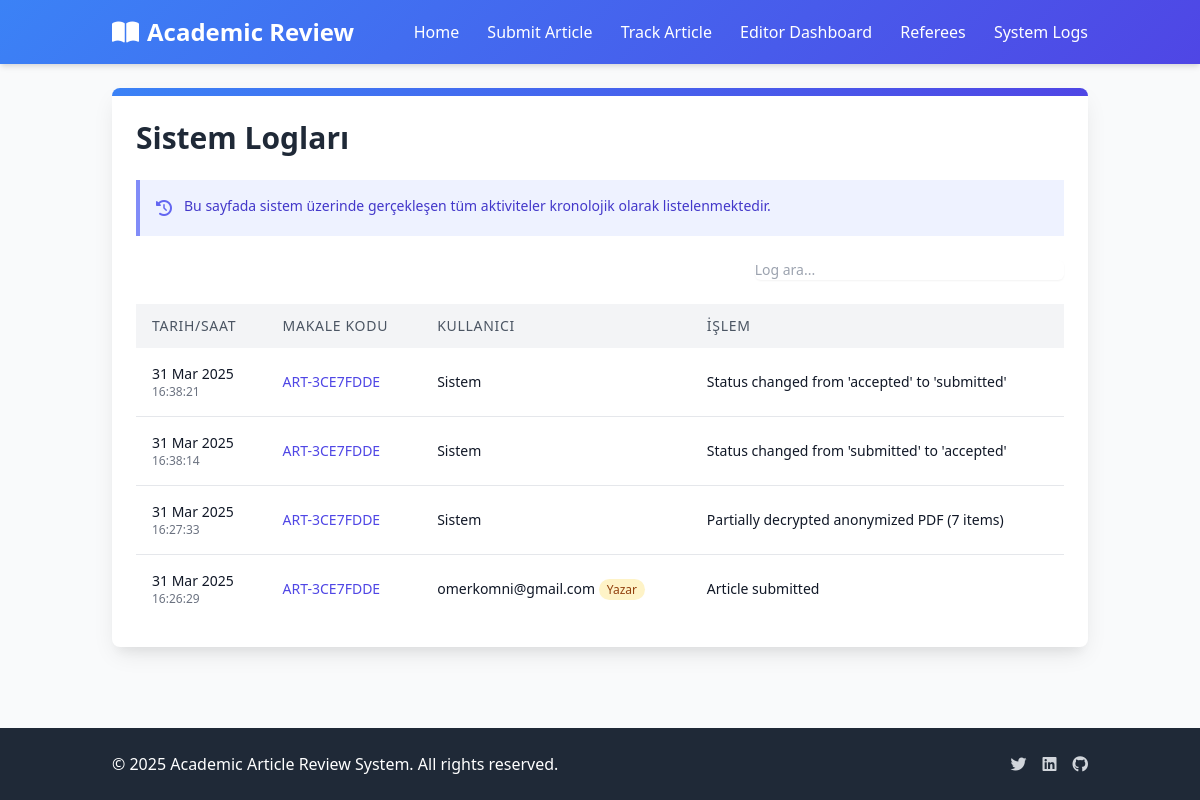
Before: /logs/ with the older database file.
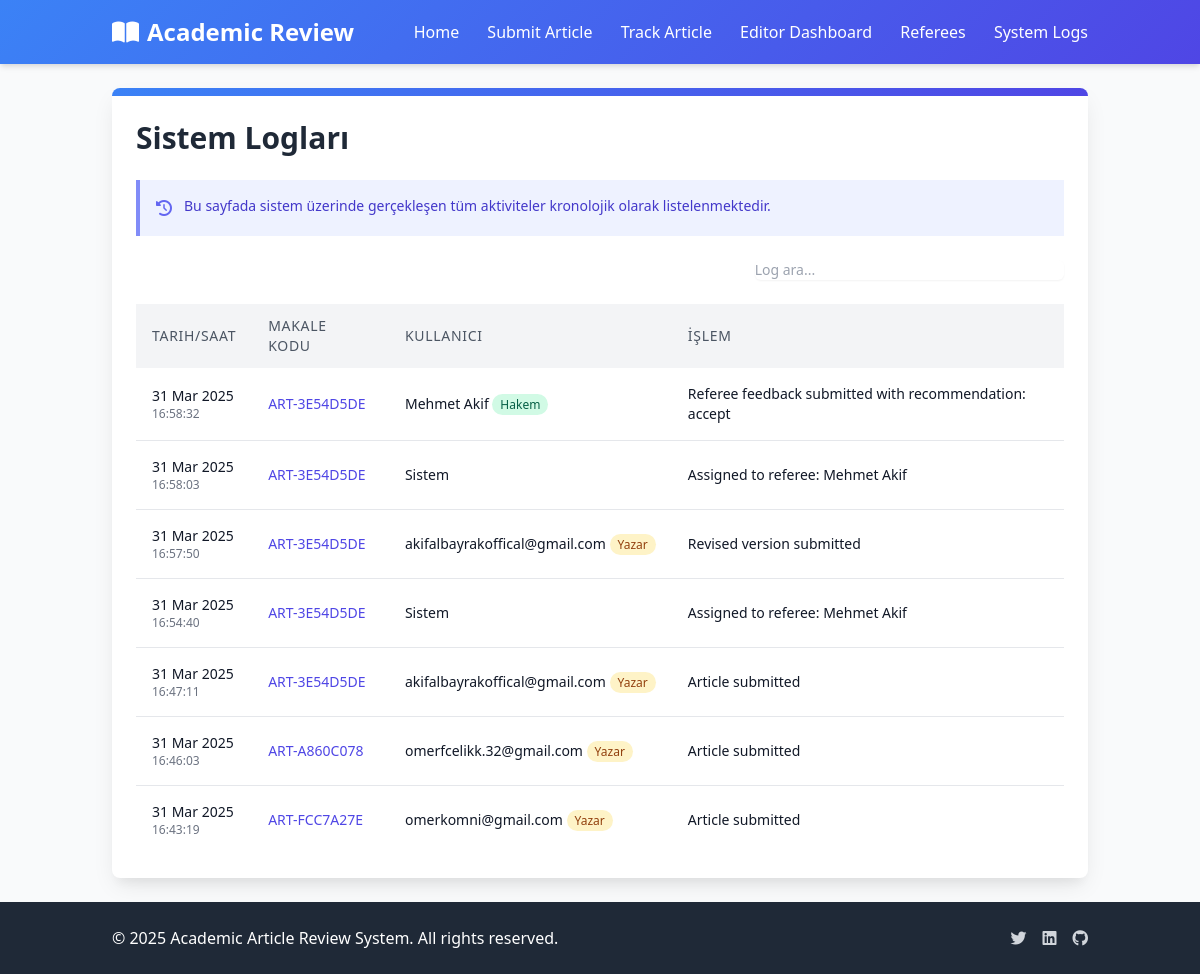
After: the same page with the newer database file.
### articles/models.py (models this page shows, shortened)
class ActivityLog(models.Model):
    article = models.ForeignKey(Article, on_delete=models.CASCADE, related_name='logs')
    user = models.ForeignKey(User, on_delete=models.SET_NULL, null=True, blank=True)
    email = models.EmailField(blank=True, null=True)  # For anonymous users
    action = models.CharField(max_length=255)
    timestamp = models.DateTimeField(auto_now_add=True)
    class Meta:
        ordering = ['-timestamp']

class Article(models.Model):
    STATUS_CHOICES = (
        ('submitted', 'Submitted'),
        ('under_review', 'Under Review'),
        ('revision_required', 'Revision Required'),
        ('accepted', 'Accepted'),
        ('rejected', 'Rejected'),
    )
    title = models.CharField(max_length=255, null=True, blank=True)
    tracking_code = models.CharField(max_length=20, unique=True, editable=False)
    email = models.EmailField()
    file = models.FileField(upload_to='articles/')
    anonymized_file = models.FileField(upload_to='anonymized_articles/', null=True, blank=True)
    status = models.CharField(max_length=50, choices=STATUS_CHOICES, default='submitted')
    submission_date = models.DateTimeField(auto_now_add=True)
    last_updated = models.DateTimeField(auto_now=True)
    referee = models.ForeignKey('Referee', on_delete=models.SET_NULL, null=True, blank=True, related_name='assigned_articles')
    extracted_authors = models.TextField(blank=True, null=True, help_text="Automatically extracted author names")
    extracted_institutions = models.TextField(blank=True, null=True, help_text="Automatically extracted institutions")
    extracted_keywords = models.TextField(blank=True, null=True, help_text="Automatically extracted keywords")
    extracted_emails = models.TextField(blank=True, null=True, help_text="Automatically extracted email addresses")
    anonymization_map = models.TextField(blank=True, null=True, help_text="JSON mapping of original text to encrypted text")
    anonymization_key = models.CharField(max_length=128, blank=True, null=True, help_text="Encryption key for anonymization")
    is_anonymized = models.BooleanField(default=False, help_text="Whether the article has been anonymized")

### articles/views.py (the view)
# urls.py: path('logs/', views.system_logs, name='system_logs'),
def system_logs(request):
    try:
        logs = ActivityLog.objects.all().select_related('article', 'user').order_by('-timestamp')
    except Exception as e:
        logs = []
        messages.error(request, f"Log kayıtları yüklenirken bir hata oluştu: {str(e)}")
    return render(request, 'articles/logs.html', {'logs': logs})

### templates/articles/logs.html (shortened to what the changed rows need)
{% extends 'articles/base.html' %}
{% block content %}
<div class="max-w-6xl mx-auto">
    <div class="bg-white rounded-lg shadow-card overflow-hidden">
        <div class="p-6">
            <h1 class="text-3xl font-bold mb-6 text-gray-800">Sistem Logları</h1>
            <div class="overflow-x-auto">
                <table id="logTable" class="min-w-full bg-white">
                    <thead class="bg-gray-100">
                        <tr>
                            <th class="py-3 px-4 text-left text-sm font-medium text-gray-600 uppercase tracking-wider">
                                Tarih/Saat
                            </th>
                            <th class="py-3 px-4 text-left text-sm font-medium text-gray-600 uppercase tracking-wider">
                                Makale Kodu
                            </th>
                            <th class="py-3 px-4 text-left text-sm font-medium text-gray-600 uppercase tracking-wider">
                                Kullanıcı
                            </th>
                            <th class="py-3 px-4 text-left text-sm font-medium text-gray-600 uppercase tracking-wider">
                                İşlem
                            </th>
                        </tr>
                    </thead>
                    <tbody class="divide-y divide-gray-200">
                        {% for log in logs %}
                        <tr>
                            <td class="py-4 px-4 whitespace-nowrap">
                                <div class="text-sm text-gray-900">{{ log.timestamp|date:"d M Y" }}</div>
                                <div class="text-xs text-gray-500">{{ log.timestamp|time:"H:i:s" }}</div>
                            </td>
                            <td class="py-4 px-4 whitespace-nowrap">
                                <div class="text-sm font-medium text-indigo-600">
                                    <a href="{% url 'editor_review' log.article.id %}">{{ log.article.tracking_code }}</a>
                                </div>
                            </td>
                            <td class="py-4 px-4 whitespace-nowrap">
                                <div class="text-sm text-gray-900">
                                    {% if log.user %}
                                        {{ log.user.username }}
                                        {% if log.user.editor %}
                                            <span class="text-xs text-indigo-800 bg-indigo-100 px-2 py-0.5 rounded-full">Editör</span>
                                        {% elif log.user.referee %}
                                            <span class="text-xs text-green-800 bg-green-100 px-2 py-0.5 rounded-full">Hakem</span>
                                        {% endif %}
                                    {% else %}
                                        {% if log.email %}
                                            {{ log.email }}
                                            <span class="text-xs text-yellow-800 bg-yellow-100 px-2 py-0.5 rounded-full">Yazar</span>
                                        {% else %}
                                            Sistem
                                        {% endif %}
                                    {% endif %}
                                </div>
                            </td>
                            <td class="py-4 px-4">
                                <div class="text-sm text-gray-900">{{ log.action }}</div>
                            </td>
                        </tr>
                        {% endfor %}
                    </tbody>
                </table>
            </div>
        </div>
    </div>
</div>
{% endblock %}

Changed rows visible on the page:
removed ActivityLog: timestamp "31 Mar 2025", timestamp "16:38:21", article.tracking_code "ART-3CE7FDDE", shows "Sistem", action "Status changed from 'accepted' to 'submitted'"
removed ActivityLog: timestamp "31 Mar 2025", timestamp "16:38:14", article.tracking_code "ART-3CE7FDDE", shows "Sistem", action "Status changed from 'submitted' to 'accepted'"
removed ActivityLog: timestamp "31 Mar 2025", timestamp "16:27:33", article.tracking_code "ART-3CE7FDDE", shows "Sistem", action "Partially decrypted anonymized PDF (7 items)"
removed ActivityLog: timestamp "31 Mar 2025", timestamp "16:26:29", article.tracking_code "ART-3CE7FDDE", email "omerkomni@gmail.com", action "Article submitted"
added ActivityLog: timestamp "31 Mar 2025", timestamp "16:58:32", article.tracking_code "ART-3E54D5DE", user.username "Mehmet Akif", shows "Hakem", action "Referee feedback submitted with recommendation: accept"
added ActivityLog: timestamp "31 Mar 2025", timestamp "16:58:03", article.tracking_code "ART-3E54D5DE", shows "Sistem", action "Assigned to referee: Mehmet Akif"
added ActivityLog: timestamp "31 Mar 2025", timestamp "16:57:50", article.tracking_code "ART-3E54D5DE", email "akifalbayrakoffical@gmail.com", action "Revised version submitted"
added ActivityLog: timestamp "31 Mar 2025", timestamp "16:54:40", article.tracking_code "ART-3E54D5DE", shows "Sistem", action "Assigned to referee: Mehmet Akif"
added ActivityLog: timestamp "31 Mar 2025", timestamp "16:47:11", article.tracking_code "ART-3E54D5DE", email "akifalbayrakoffical@gmail.com", action "Article submitted"
added ActivityLog: timestamp "31 Mar 2025", timestamp "16:46:03", article.tracking_code "ART-A860C078", email "omerfcelikk.32@gmail.com", action "Article submitted"
added ActivityLog: timestamp "31 Mar 2025", timestamp "16:43:19", article.tracking_code "ART-FCC7A27E", email "omerkomni@gmail.com", action "Article submitted"
